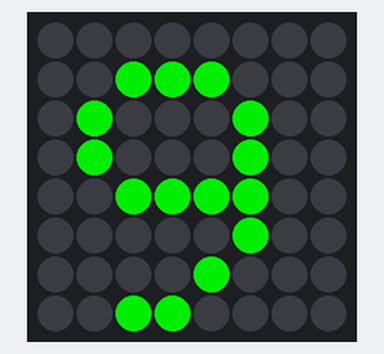
Bench run of a program on a simulated Raspberry Pi (BCM pin numbers) with a Sense HAT. Shown: the Sense HAT's 8×8 RGB LED matrix. At 10.0 s the program stops and its outputs stay as they are.

Above: at 0.1 s.
At 2.1 s:
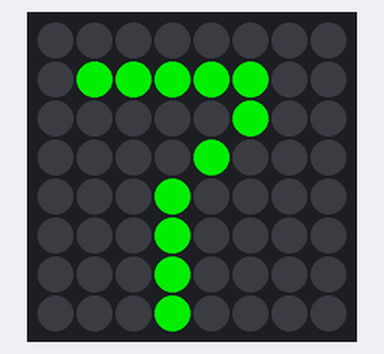
At 4.1 s:
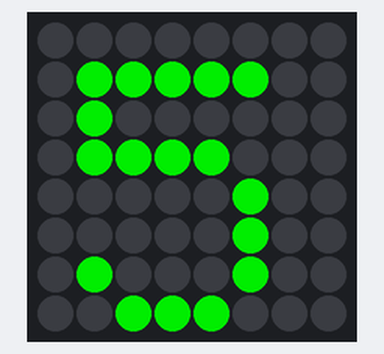
At 6.1 s:
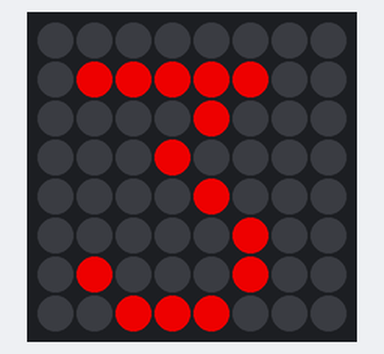
At 8.1 s:
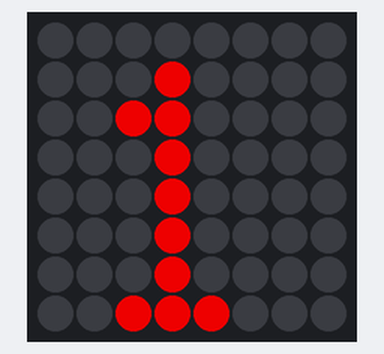
At 9.1 s:
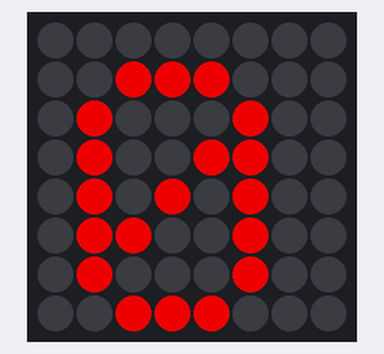

Measured:
- what the display in image 1 shows lasts 1.0 s, from 2.0 s to 3.0 s

The program:

countdown_timer.py
```python
from sense_hat import SenseHat
import time

sense = SenseHat()

R = (200, 0, 0)
G = (0, 200, 0)
X = (0, 0, 0)

for i in range(9, -1, -1):
    if i < 4:
        text = R
    else:
        text = G
    sense.show_letter(str(i), text)
    time.sleep(1)

sense.clear()
```
